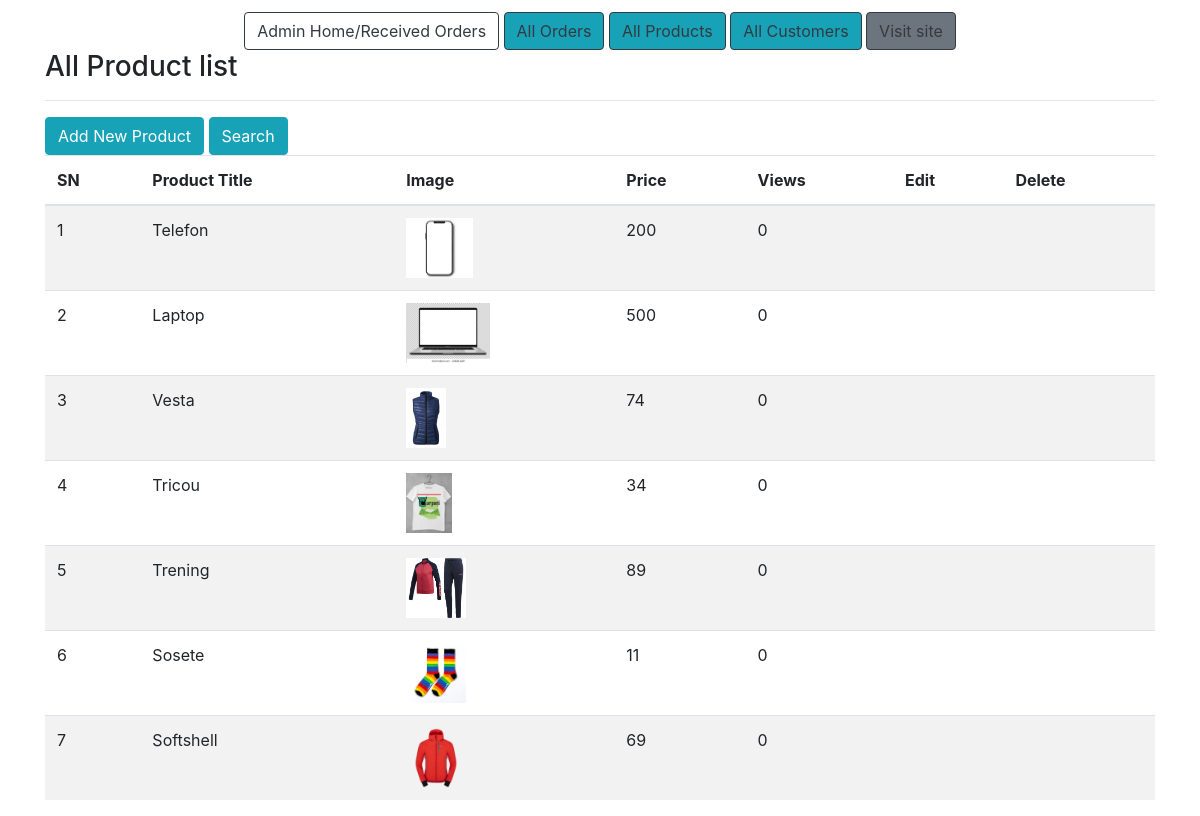
Page /admin-product/list/ (signed in) on the earlier database version.
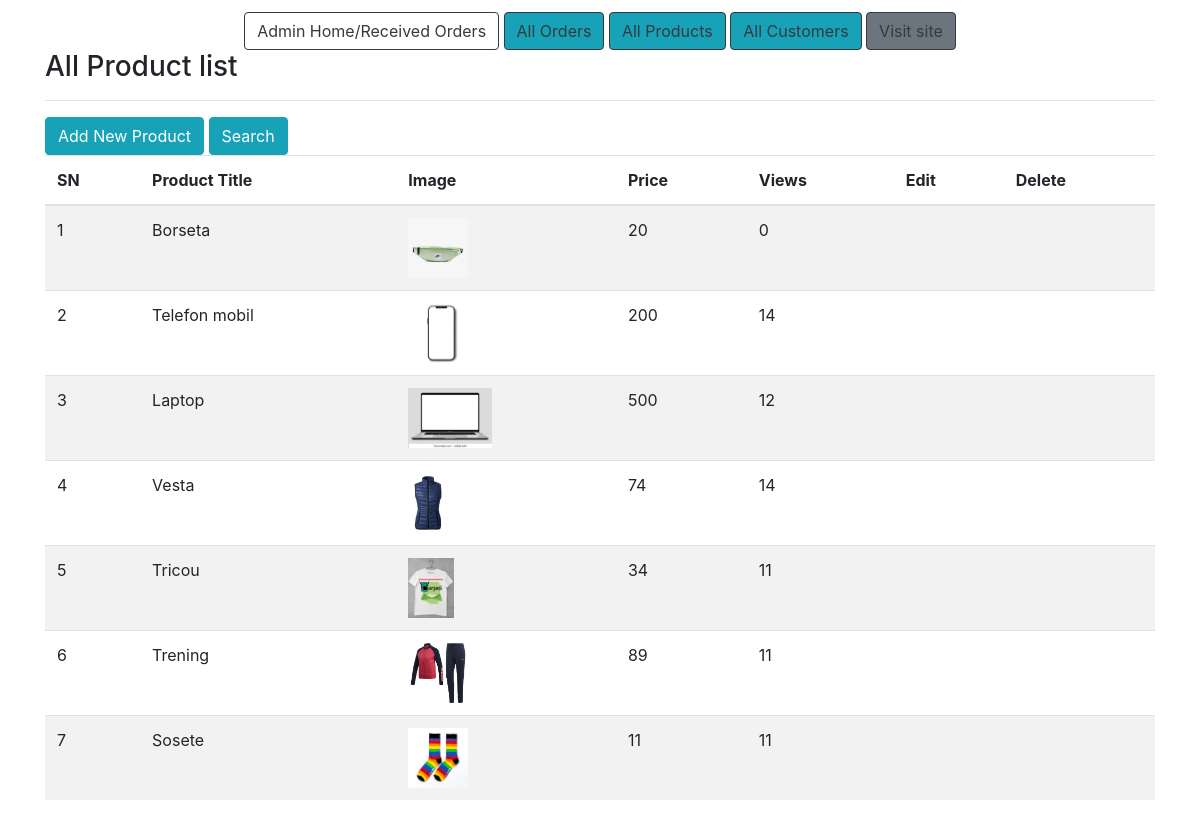
Same page on the later database version.
### ecomm/models.py (models this page shows, shortened)
class Product(models.Model):
	title = models.CharField(max_length=200)
	slug = models.SlugField(unique=True)
	image = models.ImageField(upload_to='products')
	price = models.PositiveIntegerField()
	description = models.TextField()
	view_count = models.PositiveIntegerField(default=0)

### ecomm/views.py (the view)
# urls.py: path("admin-product/list/", AdminProductListView.as_view(), name="adminproductlist"),
class AdminProductListView(AdminRequiredMixin, ListView):
	template_name = "adminpages/adminproductlist.html"
	queryset = Product.objects.all().order_by("-id")
	context_object_name = "allproducts"
	def get_context_data(self, **kwargs):
		context = super().get_context_data(**kwargs)
		queryset = Product.objects.all().order_by('-id')
		paginator = Paginator(queryset, 7)
		page_number = self.request.GET.get('page')
		allproducts = paginator.get_page(page_number)
		context['allproducts'] = allproducts
		return context

### ecomm/views.py (called while the page is built)
	def dispatch(self, request, *args, **kwargs):
		if request.user.is_authenticated and Admin.objects.filter(user=request.user).exists():
			pass
		else:
			return redirect("/admin-login/")
		return super().dispatch(request, *args, **kwargs)

### templates/adminpages/adminproductlist.html (shortened to what this page needs)
{% extends 'adminpages/adminbase.html' %}
{% block content %}
<div class="container">
    <div class="row">
        <div class="col-md-12">
            <h3>All Product list</h3><hr>
            <a href="{% url 'ecomm:adminproductcreate' %}" class="btn btn-info">Add New Product</a>
            <a href="" class="btn btn-info">Search</a>
            <table class="table table-striped">
                <thead>
                    <tr>
                        <th>SN</th>
                        <th>Product Title</th>
                        <th>Image</th>
                        <th>Price</th>
                        <th>Views</th>
                        <th>Edit</th>
                        <th>Delete</th>
                    </tr>
                </thead>
                <tbody>
                    {% for p in allproducts %}
                    <tr>
                        <td>{{forloop.counter}}</td>
                        <td>{{p.title}}</td>
                        <td><img src="{{p.image.url}}" style="height: 60px;" alt=""></td>
                        <td>{{p.price}}</td>
                        <td>{{p.view_count}}</td>
                        <td></td>
                        <td></td>
                    </tr>
                    {% endfor %}
                </tbody>
            </table>
        </div>
    </div>
</div>
{% endblock %}

Differences in the rows shown:
no longer on this page (row edited): Product: title "Softshell", image (picture), price "69", view_count "0"
added Product: title "Borseta", image (picture), price "20", view_count "0"
changed Product: title "Telefon" → "Telefon mobil"; view_count "0" → "14"
changed Product "Laptop": view_count "0" → "12"
changed Product "Vesta": view_count "0" → "14"
changed Product "Tricou": view_count "0" → "11"
changed Product "Trening": view_count "0" → "11"
changed Product "Sosete": view_count "0" → "11"
